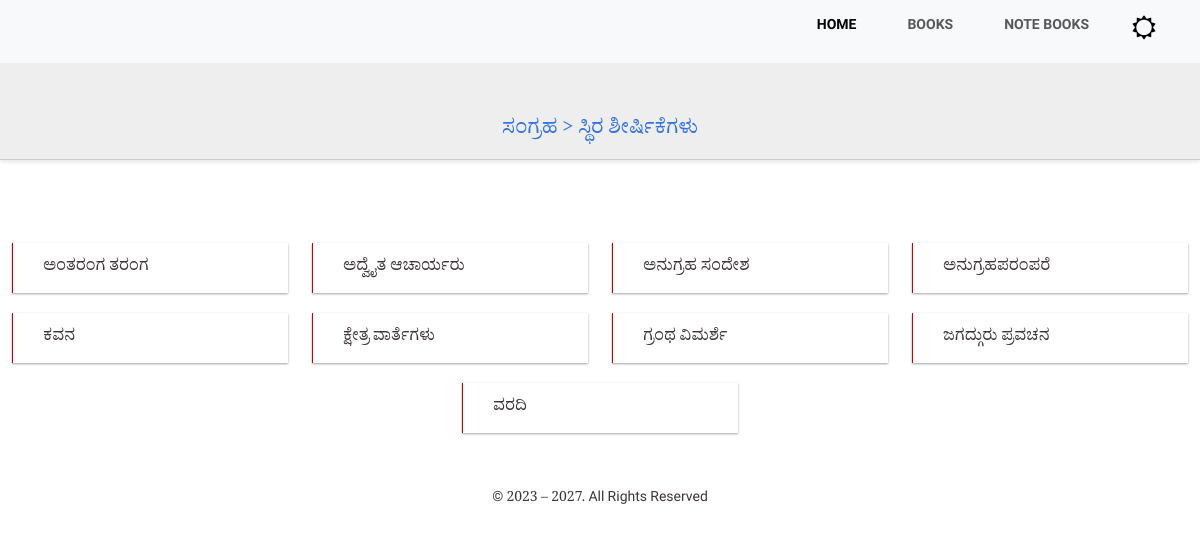
/php/features.php, run on the app's committed database.
### tables this page shows
CREATE TABLE `feature` (
  `feat_name` varchar(200) DEFAULT NULL,
  `featid` int NOT NULL AUTO_INCREMENT,
  PRIMARY KEY (`featid`)
);

### php/features.php (the view, shortened to what this page needs)
<?php include("../inc/include_header.php");?>
<main class="container-fluid maincontent">
		<div class="row justify-content-center gapAboveLarge">
			<div class="col-sm-12 col-md-8">
				<div class="extra-info-bar fixed-top">
					<h1 class="clr1 pt-5">ಸಂಗ್ರಹ &gt; ಸ್ಥಿರ ಶೀರ್ಷಿಕೆಗಳು</h1>
				</div>
			</div>
			<div class="col-sm-12 col-md-12 gapAboveSmall mb-sm-5">
				<p class="gapBelowLargeSpecial">&nbsp;</p>
			</div>
<?php
require_once("common.php");
$query = 'select * from feature where feat_name != \'\' order by feat_name';
$result = $db->query($query);
$num_rows = $result ? $result->num_rows : 0;
if($num_rows > 0)
{
	while($row = $result->fetch_assoc())
	{
		echo '<div class="col-sm-12 col-md-3">';
		echo ($row['feat_name'] == '') ? '' : '<div class="author"><span class="aAuthor"><a href="feat.php?feature=' . urlencode($row['feat_name']) . '&amp;featid=' . $row['featid'] . '">' . $row['feat_name'] . '</a></div>';
		echo '</div>';
	}
}
else {
	echo '<p class="sml mt-5 text-center clr2">ಸ್ಥಿರ ಶೀರ್ಷಿಕೆಗಳು ಇಲ್ಲ</p>';
}
?>
		</div>
	</main>
<?php include("../inc/include_footer.php");?>

### php/css/style.css (style rules this page uses)
:root { --main-text-color: #3d3536; --navlink-hover-color: #9c581b; --head-background-color: rgba(150, 75, 0, 0.5); --site-background-color: #FFF; --archive-icon-color: #AAA; --article-download-color: #3372df; --second-nav-background-color: #EEE; --second-nav-links-color: #3d3536; --homepage-banner-background-color:rgba(255, 254, 204, 0.9); --paralax-heading-h3: brown; --breadcrumb-bar-color: #3372df; --article-border-color: #3372df; --article-feature-color: #be0709; --issue-color: #777; --nav-bg-color: rgb(248, 249, 250); --home-page-shloka-color: #000; --info-color: #be0709; }
html * { -webkit-font-smoothing: antialiased; -moz-osx-font-smoothing: grayscale; }
*, *:after, *:before { -webkit-box-sizing: border-box; -moz-box-sizing: border-box; box-sizing: border-box; }
body { font-size: 100%; font-family: "Noto Serif Kannada", "Roboto", serif; color: var(--main-text-color); background-color: var(--site-background-color); }
body, html { height: 100%; }
a { color: inherit; text-decoration: none; }
.maincontent { font-size: 20px !important; line-height: 1.75; }
.clr1 { color: var(--breadcrumb-bar-color) !important; }
.gapAboveSmall { margin-top: 25px !important; }
.gapAboveLarge { margin-top: 125px !important; }
.gapBelowLargeSpecial { margin-bottom: 100px !important; }
.author { margin: 10px 0; padding: 10px 10px 10px 30px; box-shadow: 0 1px 2px rgba(34, 25, 25, 0.4); line-height: 1.5; min-height: 30px; border-left: 1px solid #be0709; }
.author .aAuthor { font-size: 16px; }
@media (min-width: 768px) { .gapBelowLargeSpecial { margin-bottom: 0px !important; } }
.extra-info-bar { position: fixed; top: 56px; width: 100%; padding: 10px; z-index: 9; text-align: center; border-bottom: 1px solid #ccc; box-shadow: 0 2px 4px rgba(0, 0, 0, 0.1); background-color: var(--second-nav-background-color); text-align: center; }

### data on the page
feature: feat_name "ಅಂತರಂಗ ತರಂಗ"
feature: feat_name "ಅದ್ವೈತ ಆಚಾರ್ಯರು"
feature: feat_name "ಅನುಗ್ರಹ ಸಂದೇಶ"
feature: feat_name "ಅನುಗ್ರಹಪರಂಪರೆ"
feature: feat_name "ಕವನ"
feature: feat_name "ಕ್ಷೇತ್ರ ವಾರ್ತೆಗಳು"
feature: feat_name "ಗ್ರಂಥ ವಿಮರ್ಶೆ"
feature: feat_name "ಜಗದ್ಗುರು ಪ್ರವಚನ"
feature: feat_name "ವರದಿ"
